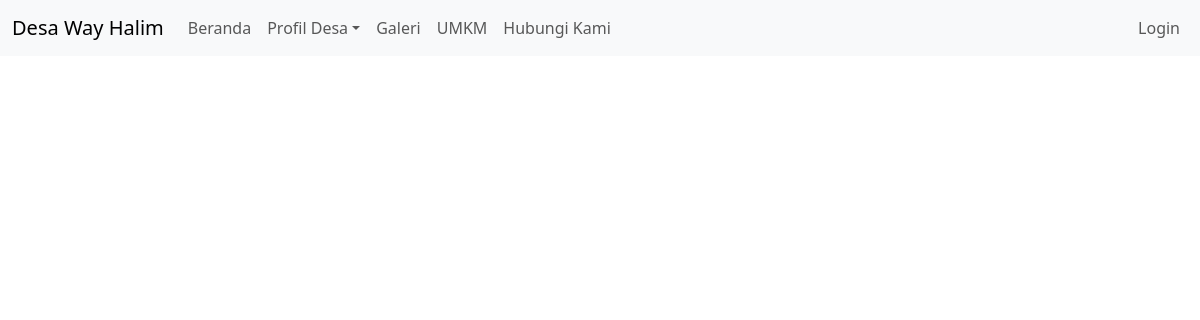
Page /profil/ on the earlier database version.
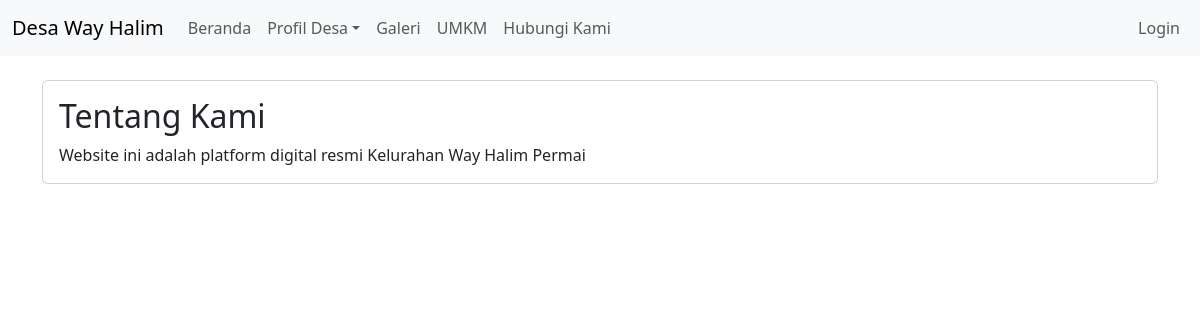
Same page on the later database version.
### profil/models.py (models this page shows, shortened)
class Profil(models.Model):
    judul = models.CharField(max_length=200)
    konten = models.TextField()

### profil/views.py (the view)
# urls.py: path('', views.index, name='profil_index'),
def index(request):
    semua_profil = Profil.objects.all()
    context = {
        'semua_profil': semua_profil,
    }
    return render(request, 'profil/index.html', context)

### profil/templates/profil/index.html
{% extends 'profil/base.html' %}
{% block content %}
    {% for profil_item in semua_profil %}
        <div class="card mb-3">
            <div class="card-body">
                <h2 class="card-title">{{ profil_item.judul }}</h2>
                <p class="card-text">{{ profil_item.konten }}</p>
            </div>
        </div>
    {% endfor %}
{% endblock %}

Differences in the rows shown:
added Profil: judul "Tentang Kami", konten "Website ini adalah platform digital resmi Kelurahan Way Halim Permai"
